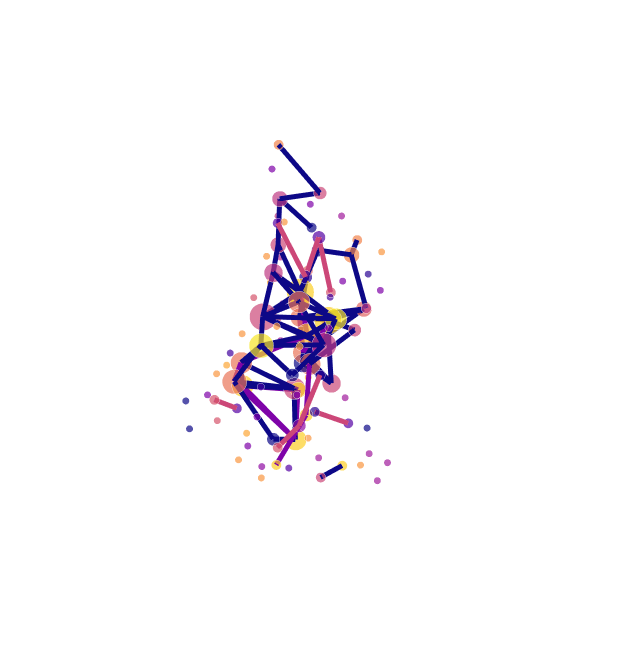

Write notebook code for a chart like this one.
### Code cell
from graphein.protein.edges.distance import add_aromatic_interactions, add_cation_pi_interactions, add_hydrophobic_interactions, add_ionic_interactions
from graphein.protein.visualisation import plotly_protein_structure_graph

config = ProteinGraphConfig(edge_construction_functions=[add_aromatic_interactions,
                                                         add_cation_pi_interactions,
                                                         add_hydrophobic_interactions,
                                                         add_ionic_interactions])

g = construct_graph(uniprot_id="A2NZL3", config=config)

plotly_protein_structure_graph(g, colour_edges_by="kind", colour_nodes_by="residue_name", label_node_ids=False, node_size_multiplier=2, node_size_min=5)

### Figure 1 — Plotly figure (JSON) as saved in the notebook; plotly's stock layout.template omitted (floating-point values rounded to 4 significant figures; data arrays with more than 128 entries replaced by an {"elided": "..."} marker saying what was removed)
{"data": [{"hoverinfo": "text+x+y+z", "marker": {"color": {"elided": "96x4 float values"}, "opacity": 0.7, "size": [5, 15, 7, 5, 5, 5, 5, 5, 15, 9, 15, 15, 17, 19, 7, 5, 11, 7, 5, 5, 5, 11, 7, 9, 15, 17, 7, 5, 9, 9, 7, 7, 5, 5, 5, 9, 5, 5, 5, 9, 15, 5, 17, 5, 17, 5, 5, 5, 5, 7, 5, 15, 5, 19, 5, 13, 5, 7, 5, 5, 9, 5, 9, 7, 9, 7, 19, 13, 5, 13, 11, 7, 5, 5, 7, 7, 5, 5, 5, 5, 5, 7, 5, 13, 5, 15, 5, 5, 5, 5, 5, 11, 5, 11, 5, 7], "symbol": "circle"}, "mode": "markers", "text": ["A:THR:1", "A:TYR:2", "A:ASP:3", "A:THR:4", "A:SER:5", "A:GLU:6", "A:SER:7", "A:ASP:8", "A:TYR:9", "A:TYR:10", "A:LEU:11", "A:PHE:12", "A:TRP:13", "A:TYR:14", "A:LYS:15", "A:GLN:16", "A:PRO:17", "A:PRO:18", "A:SER:19", "A:ARG:20", "A:GLN:21", "A:MET:22", "A:ILE:23", "A:LEU:24", "A:VAL:25", "A:ILE:26", "A:ARG:27", "A:GLN:28", "A:GLU:29", "A:ALA:30", "A:TYR:31", "A:LYS:32", "A:GLN:33", "A:GLN:34", "A:ASN:35", "A:ALA:36", "A:THR:37", "A:GLU:38", "A:ASN:39", "A:ARG:40", "A:PHE:41", "A:SER:42", "A:VAL:43", "A:ASN:44", "A:PHE:45", "A:GLN:46", "A:LYS:47", "A:ALA:48", "A:ALA:49", "A:LYS:50", "A:SER:51", "A:PHE:52", "A:SER:53", "A:LEU:54", "A:LYS:55", "A:ILE:56", "A:SER:57", "A:ASP:58", "A:SER:59", "A:GLN:60", "A:LEU:61", "A:GLY:62", "A:ASP:63", "A:ALA:64", "A:ALA:65", "A:MET:66", "A:TYR:67", "A:PHE:68", "A:CYS:69", "A:ALA:70", "A:TYR:71", "A:ARG:72", "A:SER:73", "A:GLY:74", "A:LEU:75", "A:TYR:76", "A:SER:77", "A:GLY:78", "A:GLY:79", "A:GLY:80", "A:ALA:81", "A:ASP:82", "A:GLY:83", "A:LEU:84", "A:THR:85", "A:PHE:86", "A:GLY:87", "A:LYS:88", "A:GLY:89", "A:THR:90", "A:HIS:91", "A:LEU:92", "A:ILE:93", "A:ILE:94", "A:GLN:95", "A:PRO:96"], "type": "scatter3d", "x": [6.099, 5.143, 6.327, 7.161, 9.921, 8.716, 10.96, 8.007, 5.191, 3.315, 2.894, 0.196, -1.091, -4.812, -6.781, -10.4, -12.09, -15.45, -17.14, -15.77, -14.36, -10.87, -8.61, -5.177, -2.47, 0.712, 2.107, 5.607, 6.849, 9.365, 11.65, 11.97, 15.15, 13.7, 11.0, 7.658, 6.734, 3.374, 3.085, 3.107, 3.152, 6.336, 7.325, 10.25, 10.66, 13.32, 13.15, 15.8, 14.03, 10.57, 9.542, 7.166, 6.012, 4.08, 5.54, 3.148, 4.95, 2.977, 0.088, -3.366, -6.807, -7.921, -5.308, -7.311, -8.466, -7.945, -4.796, -4.266, -1.188, -1.866, 0.142, -0.262, 1.848, 3.361, 3.205, -0.603, -0.84, -2.493, -6.177, -6.504, -8.616, -5.687, -7.079, -5.301, -4.166, -4.843, -3.12, -5.232, -4.901, -3.918, -6.184, -4.476, -5.801, -4.676, -5.197, -4.937], "y": [-8.833, -6.905, -7.108, -4.167, -2.84, 0.776, 3.389, 5.524, 3.875, 4.018, 1.383, 1.542, -0.182, -0.025, -1.396, -2.541, -2.61, -4.503, -1.285, -2.361, 1.139, 1.128, 3.366, 4.421, 3.484, 4.512, 5.309, 4.791, 6.395, 4.309, 7.376, 8.137, 6.801, 6.97, 4.579, 6.22, 6.525, 7.711, 7.577, 3.835, 2.75, 2.359, 0.501, -1.755, -0.962, -3.043, -1.877, -4.348, -7.32, -5.999, -6.3, -3.962, -4.781, -2.807, -2.521, -1.544, -0.479, -0.65, -2.746, -1.898, -3.639, -0.951, -2.323, -5.599, -5.533, -6.946, -5.319, -4.917, -3.847, -1.887, -0.799, 2.091, 2.881, 6.425, 6.718, 7.292, 10.35, 12.24, 11.1, 7.444, 5.087, 3.758, 1.736, 0.503, -3.13, -4.787, -7.816, -10.68, -9.14, -10.45, -10.7, -9.131, -10.46, -8.722, -10.62, -8.927], "z": [-6.399, -9.562, -13.2, -15.51, -17.81, -17.28, -15.61, -14.36, -12.38, -9.082, -6.383, -3.715, -0.63, 0.083, 3.028, 2.828, 6.27, 6.728, 5.386, 1.905, 1.218, -0.333, 1.808, 0.5, 3.052, 1.203, -2.291, -3.729, -6.957, -8.966, -9.432, -5.662, -4.043, -0.496, 0.707, 1.455, 5.156, 6.575, 10.41, 11.41, 7.716, 5.639, 2.46, 1.705, -2, -3.776, -7.428, -8.728, -7.029, -8.177, -4.501, -2.661, 0.894, 3.525, 7.043, 9.863, 13.06, 16.37, 14.92, 16.36, 16.32, 13.77, 11.29, 10.91, 7.239, 3.749, 2.274, -1.476, -3.375, -6.582, -9.65, -12.14, -15.23, -15.32, -19.16, -19.32, -16.98, -19.97, -20.09, -21.23, -19.03, -16.94, -14.04, -10.91, -11.28, -7.898, -6.391, -4.899, -1.404, 2.063, 5.132, 8.169, 11.5, 14.73, 18.01, 21.48]}, {"hoverinfo": "text", "line": {"color": {"elided": "225x4 float values"}, "width": 10}, "mode": "lines", "text": {"elided": "225 str values"}, "type": "scatter3d", "x": {"elided": "225 float values"}, "y": {"elided": "225 float values"}, "z": {"elided": "225 float values"}}], "layout": {"height": 650, "margin": {"t": 100}, "scene": {"xaxis": {"showbackground": false, "showgrid": false, "showline": false, "showticklabels": false, "title": {"text": ""}, "zeroline": false}, "yaxis": {"showbackground": false, "showgrid": false, "showline": false, "showticklabels": false, "title": {"text": ""}, "zeroline": false}, "zaxis": {"showbackground": false, "showgrid": false, "showline": false, "showticklabels": false, "title": {"text": ""}, "zeroline": false}}, "showlegend": false, "width": 620}}
